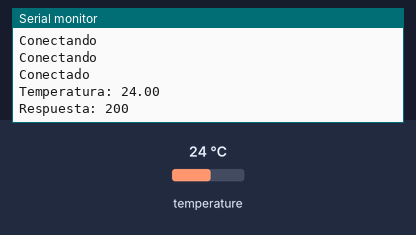
The sketch below on a simulated ESP32. Parts: the last lines printed to the serial monitor. The test bench sets the inputs (shaded band); at power-on: temperature 24 °C. WiFi joins after 1.5 s; servers stay silent unless stated; uploads are accepted with an empty reply.

Above: at 3.2 s.
3.3 s: temperature set to 12 °C
At 6.9 s:
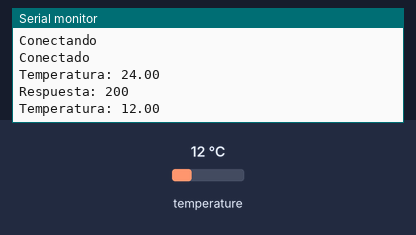
8.2 s: temperature set to 19 °C
At 12.0 s:
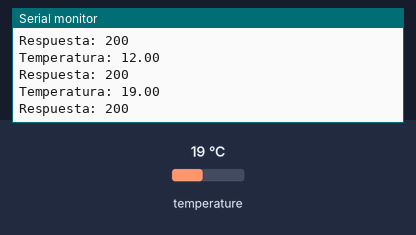
Timing chart, 0 to 13.5 s (numbered marks = the images above; inputs shaded):
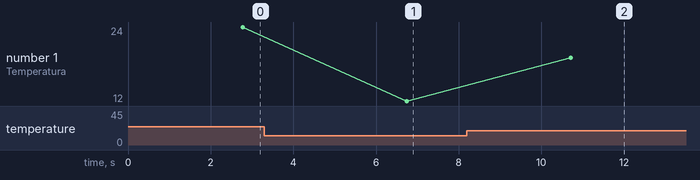

Measured:
- after the input at 3.3 s, the serial monitor: prints a new line after 3.4 s (image 1)
- after the input at 8.2 s, the serial monitor: prints a new line after 2.5 s (image 2)
- plotted number 1: 24 → 12 after the input at 3.3 s, 12 → 19 after the input at 8.2 s

The sketch:

Esp.ino
```cpp
#include <OneWire.h>
#include <DallasTemperature.h>
#include <WiFi.h>
#include <HTTPClient.h>

#define PIN_SENSOR 21

OneWire oneWire(PIN_SENSOR);
DallasTemperature sensores(&oneWire);

const char* ssid = "Cuando tenga el Esp32";
const char* password = "Cuando tenga el Esp32";

const char* servidor = "https://tuweb.infinityfreeapp.com/php)";

void setup() {
  Serial.begin(115200);
  sensores.begin();

  WiFi.begin(ssid, password);

  while (WiFi.status() != WL_CONNECTED) {
    delay(1000);
    Serial.println("Conectando");
  }

  Serial.println("Conectado");
}

void loop() {

  sensores.requestTemperatures();

  float temperatura = sensores.getTempCByIndex(0);

  if (temperatura == DEVICE_DISCONNECTED_C) {
    Serial.println("Error");
    return;
  }

  Serial.print("Temperatura: ");
  Serial.println(temperatura);

  if (WiFi.status() == WL_CONNECTED) { //Envio de datos al ervidor

    HTTPClient http;

    http.begin(servidor);
    http.addHeader("Content-Type", "application/x-www-form-urlencoded");

    String datos = "temperatura=" + String(temperatura);

    int codigo = http.POST(datos);

    Serial.print("Respuesta: ");
    Serial.println(codigo);

    http.end();
  }

  delay(3000);
}
```
